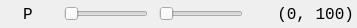
<?xml version="1.0" encoding="UTF-8"?>
<ui version="4.0">
 <class>RangeController</class>
 <widget class="QWidget" name="RangeController">
  <property name="geometry">
   <rect>
    <x>0</x>
    <y>0</y>
    <width>357</width>
    <height>28</height>
   </rect>
  </property>
  <property name="sizePolicy">
   <sizepolicy hsizetype="Preferred" vsizetype="Minimum">
    <horstretch>0</horstretch>
    <verstretch>0</verstretch>
   </sizepolicy>
  </property>
  <property name="font">
   <font>
    <family>Consolas</family>
    <pointsize>12</pointsize>
   </font>
  </property>
  <property name="windowTitle">
   <string>Form</string>
  </property>
  <layout class="QHBoxLayout" name="horizontalLayout">
   <property name="spacing">
    <number>11</number>
   </property>
   <property name="leftMargin">
    <number>3</number>
   </property>
   <property name="topMargin">
    <number>3</number>
   </property>
   <property name="rightMargin">
    <number>3</number>
   </property>
   <property name="bottomMargin">
    <number>3</number>
   </property>
   <item>
    <widget class="QLabel" name="lblName">
     <property name="sizePolicy">
      <sizepolicy hsizetype="Preferred" vsizetype="Preferred">
       <horstretch>0</horstretch>
       <verstretch>0</verstretch>
      </sizepolicy>
     </property>
     <property name="minimumSize">
      <size>
       <width>50</width>
       <height>0</height>
      </size>
     </property>
     <property name="maximumSize">
      <size>
       <width>100</width>
       <height>50</height>
      </size>
     </property>
     <property name="text">
      <string>P</string>
     </property>
     <property name="alignment">
      <set>Qt::AlignCenter</set>
     </property>
    </widget>
   </item>
   <item>
    <widget class="QSlider" name="sldrMin">
     <property name="sizePolicy">
      <sizepolicy hsizetype="Expanding" vsizetype="Preferred">
       <horstretch>0</horstretch>
       <verstretch>0</verstretch>
      </sizepolicy>
     </property>
     <property name="minimumSize">
      <size>
       <width>80</width>
       <height>0</height>
      </size>
     </property>
     <property name="maximumSize">
      <size>
       <width>200</width>
       <height>50</height>
      </size>
     </property>
     <property name="orientation">
      <enum>Qt::Horizontal</enum>
     </property>
    </widget>
   </item>
   <item>
    <widget class="QSlider" name="sldrMax">
     <property name="sizePolicy">
      <sizepolicy hsizetype="Expanding" vsizetype="Preferred">
       <horstretch>0</horstretch>
       <verstretch>0</verstretch>
      </sizepolicy>
     </property>
     <property name="minimumSize">
      <size>
       <width>80</width>
       <height>0</height>
      </size>
     </property>
     <property name="maximumSize">
      <size>
       <width>200</width>
       <height>50</height>
      </size>
     </property>
     <property name="orientation">
      <enum>Qt::Horizontal</enum>
     </property>
    </widget>
   </item>
   <item>
    <widget class="QLabel" name="lblRange">
     <property name="minimumSize">
      <size>
       <width>100</width>
       <height>0</height>
      </size>
     </property>
     <property name="maximumSize">
      <size>
       <width>50</width>
       <height>16777215</height>
      </size>
     </property>
     <property name="text">
      <string>(0, 100)</string>
     </property>
     <property name="alignment">
      <set>Qt::AlignRight|Qt::AlignTrailing|Qt::AlignVCenter</set>
     </property>
    </widget>
   </item>
  </layout>
 </widget>
 <resources/>
 <connections/>
</ui>
